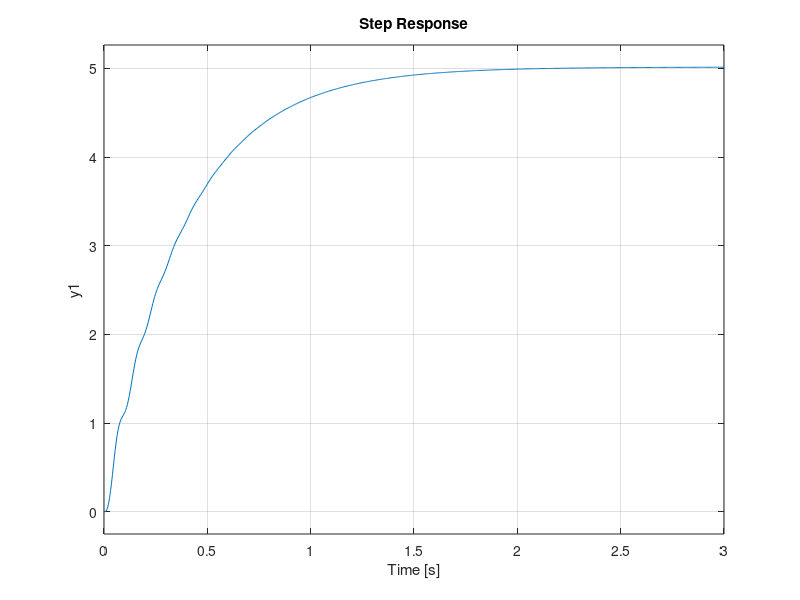

MATLAB code to generate this figure:
%-----------------------------------------------------------------------%
%                     GNU GENERAL PUBLIC LICENSE                        %
%                       Version 3, 29 June 2007                         %
%                                                                       %
%    This code shows how VF dampens out the ossillitary responce        %
%                  Copyright © 2020  Matthew J Read                     %
% ----------------------------------------------------------------------%
s = tf('s');
gain = 1.003;
g = 1/((0.07*s)+1);
G = 900/((s^2)+(3.9*s)+(900));

OpenLoop = (gain*g*G);

%                  902.7
%   -----------------------------------
%   0.07 s^3 + 1.273 s^2 + 66.9 s + 900

ClosedLoop = feedback((gain*g*G),1,-1);

 %                 902.7
 %  ------------------------------------
 %  0.07 s^3 + 1.273 s^2 + 66.9 s + 1803
 
Kt = 0.1*s; 
VelocityFeedback  = feedback(OpenLoop,Kt,-1);

%                  902.7
%   ------------------------------------
%   0.07 s^3 + 1.273 s^2 + 157.2 s + 900

Kt2 = 0.3*s; 
VelocityFeedback2  = feedback(OpenLoop,Kt2,-1);

 %                  902.7
 %   ------------------------------------
 %   0.07 s^3 + 1.273 s^2 + 337.7 s + 900
 
% input = 5V step
figure(1)
step(OpenLoop*5)
hold on
step(VelocityFeedback*5)
step(VelocityFeedback2*5)
grid on
% ----------------------------------------------------------------------%